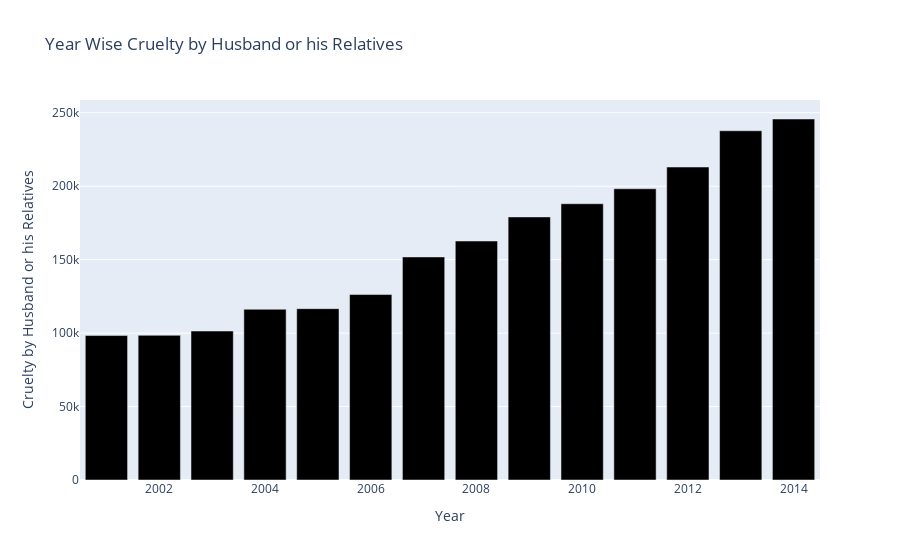

The notebook cell saved with this chart:
### Markdown cell above
### 6) Cruelty by Husband or his Relatives

### Code cell
fig = px.bar(total_case_all_years, x=total_case_all_years.index, y='Cruelty by Husband or his Relatives',
             color_discrete_sequence=['black'],title='Year Wise Cruelty by Husband or his Relatives')
fig.show()

### Figure 1 — Plotly figure (JSON) as saved in the notebook; plotly's stock layout.template omitted (floating-point values rounded to 4 significant figures)
{"data": [{"alignmentgroup": "True", "hovertemplate": "Year=%{x}<br>Cruelty by Husband or his Relatives=%{y}<extra></extra>", "legendgroup": "", "marker": {"color": "black"}, "name": "", "offsetgroup": "", "orientation": "v", "showlegend": false, "textposition": "auto", "type": "bar", "x": [2001, 2002, 2003, 2004, 2005, 2006, 2007, 2008, 2009, 2010, 2011, 2012, 2013, 2014], "xaxis": "x", "y": [98340, 98474, 101406, 116242, 116638, 126256, 151860, 162688, 179092, 188082, 198270, 213054, 237732, 245754], "yaxis": "y"}], "layout": {"barmode": "relative", "legend": {"tracegroupgap": 0}, "title": {"text": "Year Wise Cruelty by Husband or his Relatives"}, "xaxis": {"anchor": "y", "domain": [0, 1], "title": {"text": "Year"}}, "yaxis": {"anchor": "x", "domain": [0, 1], "title": {"text": "Cruelty by Husband or his Relatives"}}}}
